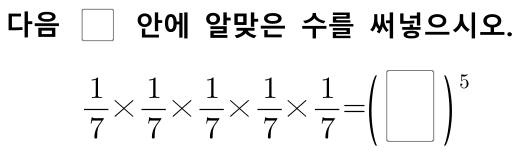
#> input picture web/images/MATH_1_01_C_026.png, 520 x 154 px
$ python -i 03_build_problems.py   (imports and definitions only)
#> lines starting #> are read from the running program, lines starting #| are printed output that depends on the picture; after the words box and inside, x2 and y2 are one past the last pixel; in counts of white or black regions, pixels touching at a corner belong together
#> further down, picture is the input picture: PIL image 520x154 P; min 0, max 255, mean 239.1
# -*- coding: utf-8 -*-
"""
3단계: work/crops.json 의 영역을 실제로 잘라 web/images/*.png 로 저장하고 web/problems.json 생성

- 각 문항 이미지 = [묶음 지시문 (있으면)] + [문항 본문], 번호/라벨은 흰색으로 지운 뒤 여백을 자동 트림
- 문제 문서와 해설 문서는 파일명(학년/단원/학습지 종류)으로 짝지어지고,
  읽기 순서 n번째 문항 <-> n번째 정답 으로 매칭. 인쇄된 번호 순서가 다르면 경고.
- 해설 문서에서 추출한 정답 텍스트(수식 없는 경우) 는 answer 필드에 들어간다.
- 기존 problems.json 에 수동으로 넣은 answer 는 보존 (추출 텍스트보다 우선)

사용법:
  python scripts/03_build_problems.py
  python scripts/03_build_problems.py --answers answers.csv   # id,answer CSV 로 정답 덮어쓰기
  python scripts/03_build_problems.py --only 수학2_연산학습지_1단원
"""
import argparse
import csv
import json
import sys
from pathlib import Path

from PIL import Image, ImageOps

sys.path.insert(0, str(Path(__file__).resolve().parent))
from common import doc_key, load_units  # noqa: E402

ROOT = Path(__file__).resolve().parent.parent
CROPS = ROOT / "work" / "crops.json"
WEB = ROOT / "web"
IMG_DIR = WEB / "images"
OUT_JSON = WEB / "problems.json"

PAD = 8          # 트림 후 바깥 여백(px)
GAP = 10         # 지시문과 본문 사이 간격(px)
INK = 235        # 이 값보다 어두우면 잉크로 간주


class PageCache:
    def __init__(self):
        self.cache = {}

    # [20 lines left out: functions get, crop_with_erase, not called in this run]


def trim(img):
    g = ImageOps.invert(img.convert("L")).point(lambda v: 255 if v > 255 - INK else 0)
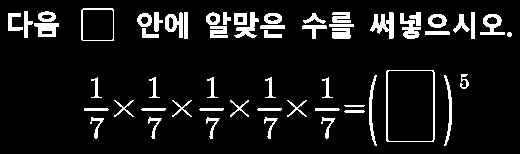
#> g: PIL image 520x154 L; 9.1% white; 57 white regions, largest, box (x1, y1, x2, y2) and area: (386, 70, 435, 142) 376, (370, 12, 394, 39) 339, (400, 13, 421, 39) 265
    bbox = g.getbbox()
#> bbox = (8, 8, 512, 146)
    if not bbox:
        return None
    x0, y0, x1, y1 = bbox
#> x0 = 8; y0 = 8; x1 = 512; y1 = 146
    return img.crop((max(0, x0 - PAD), max(0, y0 - PAD), min(img.width, x1 + PAD), min(img.height, y1 + PAD)))


# [27 lines left out: function build_item_image, not called in this run]


def save_png(img, path):
    # 팔레트 양자화로 용량 1/3 수준으로 축소 (문항 이미지는 색이 거의 없음)
    img.quantize(colors=32, method=Image.Quantize.MEDIANCUT).save(path, optimize=True)


# [120 lines left out: function main, not called in this run]


# [2 lines not run here, left out]

>>> from PIL import Image
>>> picture = Image.open('../web/images/MATH_1_01_C_026.png')
>>> result = trim(picture)
